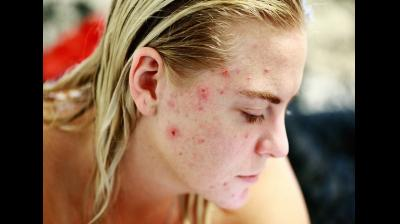
#> input picture ML/Skin_metrics/Acne/test_image.jpeg, 400 x 224 px
$ python -i skin_detection.py   (imports and definitions only)
#> lines starting #> are read from the running program, lines starting #| are printed output that depends on the picture; after the words box and inside, x2 and y2 are one past the last pixel; in counts of white or black regions, pixels touching at a corner belong together
import cv2
import numpy as np
import pandas as pd
import matplotlib.pyplot as plt
from sklearn.cluster import KMeans

pd.options.mode.chained_assignment = None  # default='warn'

# main


def skin_detection(img_path):
    original = read_image(img_path)
#> in read_image, img_BGR is the input picture: shape (224, 400, 3); mean B, G, R 80.1, 100.5, 127
#> in read_image, `img_BGR = cv2.resize(img_BGR, (375, 500))`:
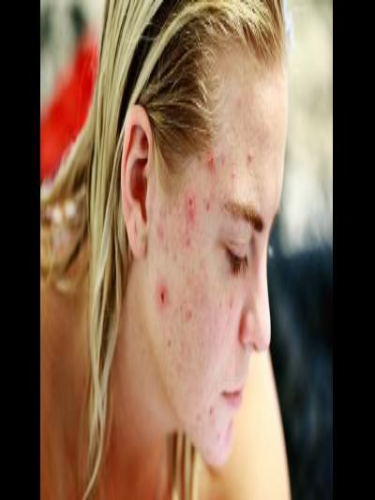
#> img_BGR: shape (500, 375, 3); mean B, G, R 80, 100.4, 126.9
    images = image_conversions(original)
    height, width = skin_predict(images)
    dframe, dframe_removed = dataframe(images)
    skin_cluster_row, skin_cluster_label = skin_cluster(dframe)
    cluster_label_mat = cluster_matrix(
        dframe, dframe_removed, skin_cluster_label, height, width)
    # display_all_images(images)
    # final_segment(images, cluster_label_mat)
    return np.delete(skin_cluster_row, -1)

# display an image plus label and wait for key press to continue


def display_image(image, name):
    window_name = name
    cv2.namedWindow(window_name)
    cv2.imshow(window_name, image)
    cv2.waitKey()
    cv2.destroyAllWindows()

# segment using otsu binarization and thresholding


def thresholding(images):
    histogram, bin_edges = np.histogram(
        images["grayscale"].ravel(), 256, [0, 256])
#> histogram = 256 values, max 35053 at index 0, min 0 at index 247, mean 732.4; bin_edges = 257 values from 0 to 256
    Totsu, threshold_image_otsu = cv2.threshold(
        images["grayscale"], 0, 255, cv2.THRESH_BINARY_INV + cv2.THRESH_OTSU)
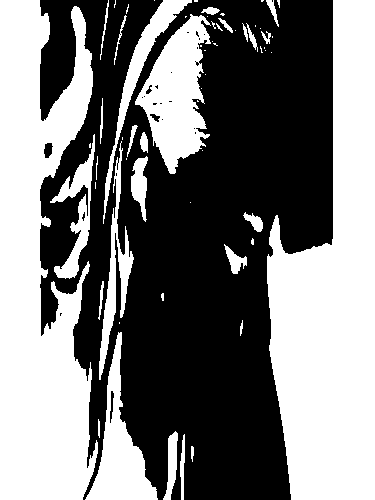
#> threshold_image_otsu: shape (500, 375); 47.6% white; 63 white regions (34 under 20 px), largest, box (x1, y1, x2, y2) and area: (267, 0, 375, 500) 35484, (0, 0, 98, 500) 33356, (135, 14, 211, 174) 6521
#> Totsu = 102
    Tmax = np.where(histogram[:] == max(histogram[:]))[0][0]
#> Tmax = 0
    Tfinal = round((Tmax + Totsu)/2) if Tmax > 10 else round((Tmax + Totsu)/4)
#> Tfinal = 26

    # plot_histogram(histogram, bin_edges, Totsu, Tmax, Tfinal)

    threshold_type = (cv2.THRESH_BINARY if Tmax <
                      220 else cv2.THRESH_BINARY_INV)
#> threshold_type = 0
    Tfinal, threshold_image = cv2.threshold(
        images["grayscale"], Tfinal, 255, threshold_type)
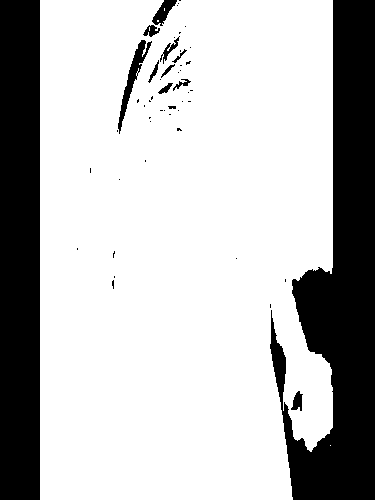
#> threshold_image: shape (500, 375); 73.8% white; 52 black regions (39 under 20 px), largest, box (x1, y1, x2, y2) and area: (270, 0, 375, 500) 27394, (0, 0, 40, 500) 20000, (118, 40, 152, 134) 678

    masked_img = cv2.bitwise_and(
        images["BGR"], images["BGR"], mask=threshold_image)
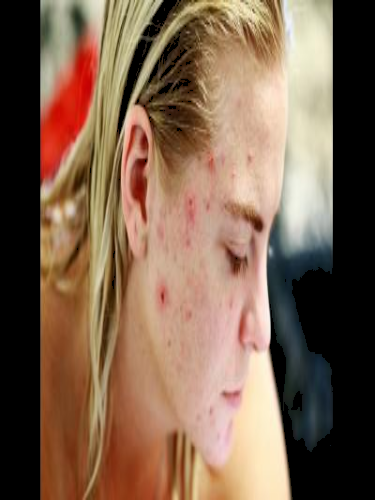
#> masked_img: shape (500, 375, 3); mean of channels 0, 1, 2 79.2, 99.6, 126.1; drawn as B, G, R
#> in skin_detection, `images = image_conversions(original)`: images = 5 items
    return masked_img

# Plot Histogram and Threshold values


def plot_histogram(histogram, bin_edges, Totsu, Tmax, Tfinal):
    plt.figure()
    plt.title("Image Histogram")
    plt.xlabel("pixel value")
    plt.ylabel("pixel frequency")
    plt.xlim([0, 256])
    plt.plot(bin_edges[0:-1], histogram)  # <- or here
    plt.axvline(x=Tmax, label="Tmax", color='red', linestyle="--")
    plt.axvline(x=Totsu, label="Totsu", color='green', linestyle="--")
    plt.axvline(x=Tfinal, label="Tfinal", color='yellow', linestyle="-")
    plt.legend()
    plt.show()

# Display all images


def display_all_images(images):
    for key, value in images.items():
        display_image(value, key)

# read in image into openCV


def read_image(dir):
    image_path = dir
    img_BGR = cv2.imread(image_path, 3)
    img_BGR = cv2.resize(img_BGR, (375, 500))
    return img_BGR

# Grayscle and Thresholding and HSV & YCrCb color space conversions


def image_conversions(img_BGR):
    images = {
        "BGR": img_BGR,
        "grayscale": cv2.cvtColor(img_BGR, cv2.COLOR_BGR2GRAY)
    }
    images["thresholded"] = thresholding(images)
    images["HSV"] = cv2.cvtColor(
        images["thresholded"], cv2.COLOR_BGR2HSV)
    images["YCrCb"] = cv2.cvtColor(
        images["thresholded"], cv2.COLOR_BGR2YCrCb)
    return images


# Predict skin pixels
def skin_predict(images):
    height, width = images["grayscale"].shape
#> height = 500; width = 375
    images["skin_predict"] = images["grayscale"]

    for i in range(height):
        for j in range(width):
            if((images["HSV"].item(i, j, 0) <= 170) and (140 <= images["YCrCb"].item(i, j, 1) <= 170) and (90 <= images["YCrCb"].item(i, j, 2) <= 120)):
                images["skin_predict"][i, j] = 255
            else:
                images["skin_predict"][i, j] = 0
#> after the loop, images = 6 items
#> in skin_detection, `height, width = skin_predict(images)`: height = 500; width = 375
#> in skin_detection, `dframe, dframe_removed = dataframe(images)`: dframe = table of 138071 rows and 4 columns; dframe_removed = table of 49429 rows and 4 columns
#> in skin_detection, `skin_cluster_row, skin_cluster_label = skin_cluster(dframe)`: skin_cluster_row = [[12.74, 151.4, 105.5, 255]]; skin_cluster_label = 0
    return height, width

# Contruction the dataframe for K-means clustering


def dataframe(images):
    dframe = pd.DataFrame()
    dframe['H'] = images["HSV"].reshape([-1, 3])[:, 0]

    # Getting the y-x coordintated
    # gray = cv2.cvtColor(images["thresholded"], cv2.COLOR_BGR2GRAY)
    # yx_coords = np.column_stack(np.where(gray >= 0))
    # dframe['Y'] = yx_coords[:, 0]
    # dframe['X'] = yx_coords[:, 1]

    dframe['Cr'] = images["YCrCb"].reshape([-1, 3])[:, 1]
    dframe['Cb'] = images["YCrCb"].reshape([-1, 3])[:, 2]
    dframe['I'] = images["skin_predict"].reshape(
        [1, images["skin_predict"].size])[0]

    # Remove Black pixels - which are already segmented
    dframe_removed = dframe[dframe['H'] == 0]
    dframe.drop(dframe[dframe['H'] == 0].index, inplace=True)
    return dframe, dframe_removed

# cluster skin pixels using K-means


def skin_cluster(dframe):
    # K-means
    kmeans = KMeans(
        init="random",
        n_clusters=3,
        n_init=5,
        max_iter=100,
        random_state=42
    )
    kmeans.fit(dframe)

    # Get the skin cluster label - which has the highest I value
    km_cc = kmeans.cluster_centers_
    skin_cluster_row = km_cc[km_cc[:, -1] == max(km_cc[:, -1]), :]
    skin_cluster_label = np.where(
        [np.allclose(row, skin_cluster_row) for row in km_cc])[0][0]

    # Add cluster-label column to the dataframe
    dframe['cluster'] = kmeans.labels_
    return skin_cluster_row, skin_cluster_label


# Append removed pixels to the dataframe and get cluster matrix
def cluster_matrix(dframe, dframe_removed, skin_cluster_label, height, width):
    dframe_removed['cluster'] = np.full((len(dframe_removed.index), 1), -1)
#> (the run stopped early here; a loop or call above may not have finished)
